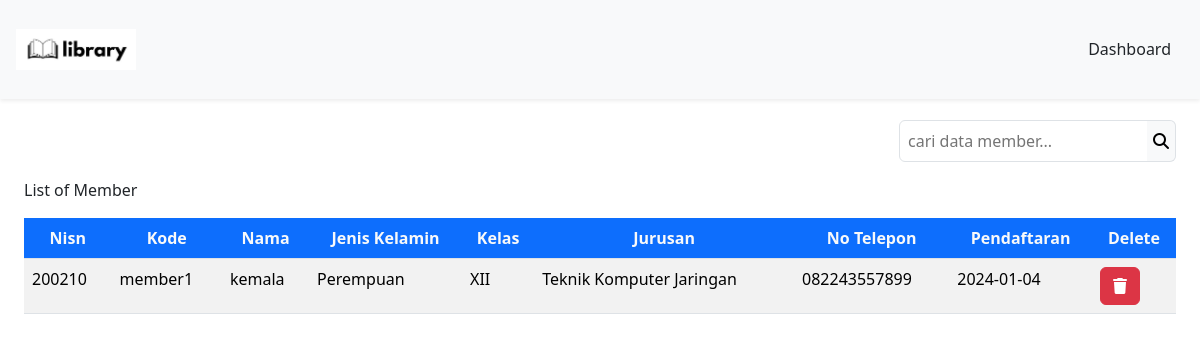
Page /DashboardAdmin/member/member.php (signed in) on the committed database.
### tables this page shows
CREATE TABLE `member` (
  `nisn` int(11) NOT NULL,
  `kode_member` varchar(12) NOT NULL,
  `nama` varchar(255) NOT NULL,
  `password` varchar(255) NOT NULL,
  `jenis_kelamin` varchar(20) NOT NULL,
  `kelas` varchar(5) NOT NULL,
  `jurusan` varchar(50) NOT NULL,
  `no_tlp` varchar(15) NOT NULL,
  `tgl_pendaftaran` date NOT NULL
);

### config/config.php (called while the page is built, shortened)
<?php
$host = "127.0.0.1";
$username = "root";
$password = "";
$database_name = "perpustakaann";
$connection = mysqli_connect($host, $username, $password, $database_name);
function queryReadData($dataKategori) {
  global $connection;
  $result = mysqli_query($connection, $dataKategori);
  $items = [];
  while($item = mysqli_fetch_assoc($result)) {
    $items[] = $item;
  }
  return $items;
}
?>

### DashboardAdmin/member/member.php (the view, shortened to what this page needs)
<?php
require "../../config/config.php";
$member = queryReadData("SELECT * FROM member");
?>
<!DOCTYPE html>
<html lang="en">
  <head>
    <link href="https://cdn.jsdelivr.net/npm/bootstrap@5.3.2/dist/css/bootstrap.min.css" rel="stylesheet">
  </head>
  <body>
    <nav class="navbar fixed-top bg-body-tertiary shadow-sm">
      <div class="container-fluid p-3">
        <a class="navbar-brand" href="#">
          <img src="../../Librarylogo.png" alt="logo" width="120px">
        </a>
        <a class="btn btn-tertiary" href="../dashboardAdmin.php">Dashboard</a>
      </div>
    </nav>
    <div class="p-4 mt-5">
     <form action="" method="post" class="mt-5">
       <div class="input-group d-flex justify-content-end mb-3">
         <input class="border p-2 rounded rounded-end-0 bg-tertiary" type="text" name="keyword" id="keyword" placeholder="cari data member...">
         <button class="border border-start-0 bg-light rounded rounded-start-0" type="submit" name="search"><i class="fa-solid fa-magnifying-glass"></i></button>
       </div>
      </form>
      <caption>List of Member</caption>
      <div class="table-responsive mt-3">
        <table class="table table-striped table-hover">
        <thead class="text-center">
          <tr>
            <th class="bg-primary text-light">Nisn</th>
            <th class="bg-primary text-light">Kode</th>
            <th class="bg-primary text-light">Nama</th>
            <th class="bg-primary text-light">Jenis Kelamin</th>
            <th class="bg-primary text-light">Kelas</th>
            <th class="bg-primary text-light">Jurusan</th>
            <th class="bg-primary text-light">No Telepon</th>
            <th class="bg-primary text-light">Pendaftaran</th>
            <th class="bg-primary text-light">Delete</th>
          </tr>
        </thead>
      <?php foreach($member as $item) : ?>
      <tr>
        <td><?=$item["nisn"];?></td>
        <td><?=$item["kode_member"];?></td>
        <td><?=$item["nama"];?></td>
        <td><?=$item["jenis_kelamin"];?></td>
        <td><?=$item["kelas"];?></td>
        <td><?=$item["jurusan"];?></td>
        <td><?=$item["no_tlp"];?></td>
        <td><?=$item["tgl_pendaftaran"];?></td>
        <td>
          <div class="action">
             <a href="deleteMember.php?id=<?= $item["nisn"]; ?>" class="btn btn-danger" onclick="return confirm('Yakin ingin menghapus data member ?');"><i class="fa-solid fa-trash"></i></a>
           </div>
        </td>
       </tr>
      <?php endforeach;?>
    </table>
    </div>
  </div>
  </body>
</html>

### rows in the picture
member: nisn "200210", kode_member "member1", nama "kemala", jenis_kelamin "Perempuan", kelas "XII", jurusan "Teknik Komputer Jaringan", no_tlp "082243557899", tgl_pendaftaran "2024-01-04"
